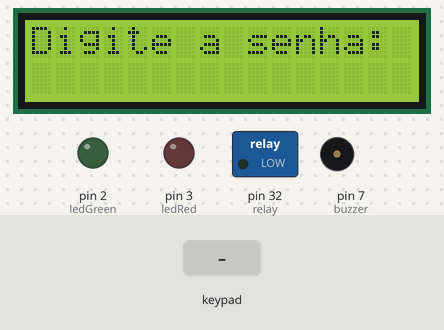
Bench run of a sketch on a simulated Arduino Mega 2560, built with avr-gcc and run on an emulated ATmega2560. On the bench: 16×2 character LCD, switched loads named in the sketch (green lamp = pin HIGH), output pins drawn as LEDs (lit = HIGH), buzzer (waves = sounding). Inputs (shaded band) come from the test bench.

Above: at 1.2 s.
1.3 s: keypad keys 2 2 2 3 2 4 2 5 # pressed 0.4 s apart
At 6.3 s:
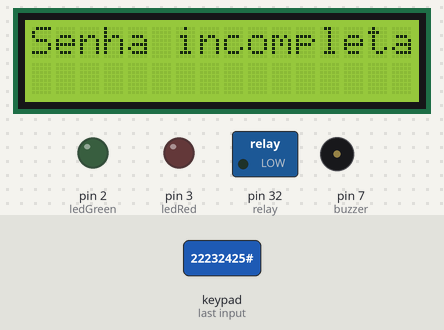
6.4 s: keypad keys 1 2 3 4 # pressed 0.4 s apart
At 9.9 s:
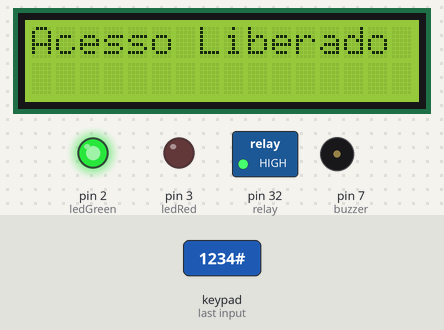
11.4 s: key '1' pressed
At 12.9 s:
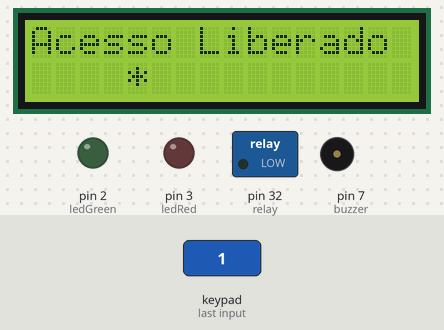
13.3 s: keypad keys 2 2 2 3 2 4 2 5 pressed 0.4 s apart
At 17.4 s:
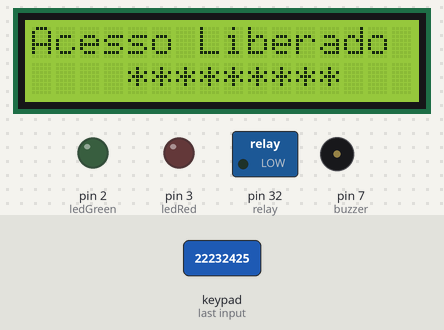
18.0 s: key '2' pressed
At 18.5 s:
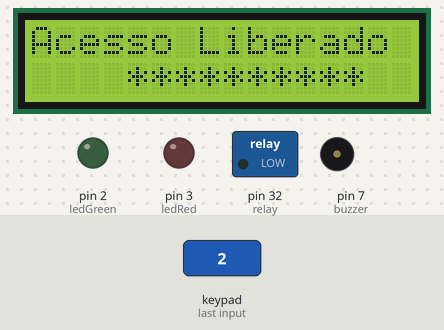
19.5 s: key '3' pressed
At 19.9 s:
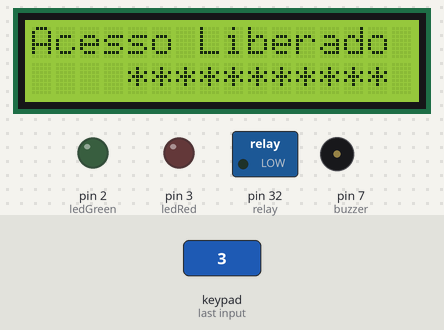
Timing chart, 0 to 22.0 s (numbered marks = the images above; inputs shaded):
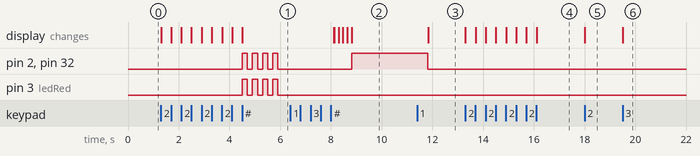

The sketch:

sketch.ino
```cpp
#include <Keypad.h>
#include <LiquidCrystal.h>

LiquidCrystal lcd(10, 11, 12, 13, 14, 15);

const byte rows = 4;
const byte columns = 4;

const int ledGreen = 2;
const int ledRed = 3;
const int ledBlue = 1;
const int relay = 32;
const int buzzer = 7;

const String password = "1234";
String wordDigitalUser = ""; // sla, eu fumei nesse nome, mas se refere a entrada do user

char keys[rows][columns] = {
  {'1', '2', '3', 'A'},
  {'4', '5', '6', 'B'},
  {'7', '8', '9', 'C'},
  {'*', '0', '#', 'D'}
};

byte pinosRows[rows] = {22, 23, 24, 25};
byte pinosColumns[columns] = {26, 27, 28, 29};
Keypad teclado = Keypad(makeKeymap(keys), pinosRows, pinosColumns, rows, columns);

void setup() {
  pinMode(ledGreen, OUTPUT);
  pinMode(ledRed, OUTPUT);
  pinMode(relay, OUTPUT);

  digitalWrite(relay, LOW);

  lcd.begin(16,2);
  lcd.print("Digite a senha: ");
}

void loop() {
  char key = teclado.getKey();

 if (key) {
  Serial.println(key);

    if (key == '*') {
      wordDigitalUser = "";
      lcd.clear();
      lcd.print("Digite a senha: ");
    } else if (key == '#') {
        if (wordDigitalUser.length() == 4) {
          checkPassword();
        } else {
            lcd.clear();
            lcd.print("Senha incompleta");

            for (int i = 0; i < 4; i++){
              digitalWrite(ledRed, HIGH);
              digitalWrite(ledGreen, HIGH);
              digitalWrite(relay, HIGH);
              delay(200);

              digitalWrite(ledGreen, LOW);
              digitalWrite(ledRed, LOW);
              digitalWrite(relay, LOW);
              delay(200);
            }

            delay(2000);
            lcd.clear();
            lcd.print("Digite a senha: ");
            wordDigitalUser = "";
          }
      } else {
          lcd.setCursor(0, 1);
          wordDigitalUser += key;
          lcd.setCursor(wordDigitalUser.length() - 1, 1);
          lcd.print("*");
        }
  }
}

void checkPassword () {
  if (wordDigitalUser == password) {
    lcd.clear();
    lcd.print("Acesso Liberado");
    digitalWrite(ledGreen, HIGH);
    digitalWrite(ledRed, LOW);
    digitalWrite(relay, HIGH);
    tone(buzzer, 523, 500);
    noTone(buzzer);
    delay(3000);
    digitalWrite(ledGreen, LOW);
    digitalWrite(relay, LOW);
  } else {
    lcd.clear();
    lcd.print("Senha incorreta");
    digitalWrite(ledRed, HIGH);
    digitalWrite(ledGreen, LOW);
    digitalWrite(relay, HIGH);
    tone(buzzer, 523);
    delay(3000);
    digitalWrite(ledRed, LOW);
    digitalWrite(relay, LOW);
  }
}
```

Measured:
- after the input at 1.3 s, pin 2 (ledGreen), pin 3 (ledRed), pin 32 (relay): alternates HIGH for 0.20 s and LOW for 0.20 s, starting after 3.2 s; the display: first changes at once (image 1 shows a later state)
- after the input at 6.4 s, pin 2 (ledGreen), pin 32 (relay): LOW → HIGH after 2.4 s; the display: first differs from a run without the input after 1.7 s (image 2 shows a later state)
- after the input at 11.4 s, the display: changes after 0.44 s (image 3)
- after the input at 13.3 s, the display: first changes at once (image 4 shows a later state)
- after the input at 18.0 s, the display: changes at once (image 5)
- after the input at 19.5 s, the display: changes at once (image 6)
